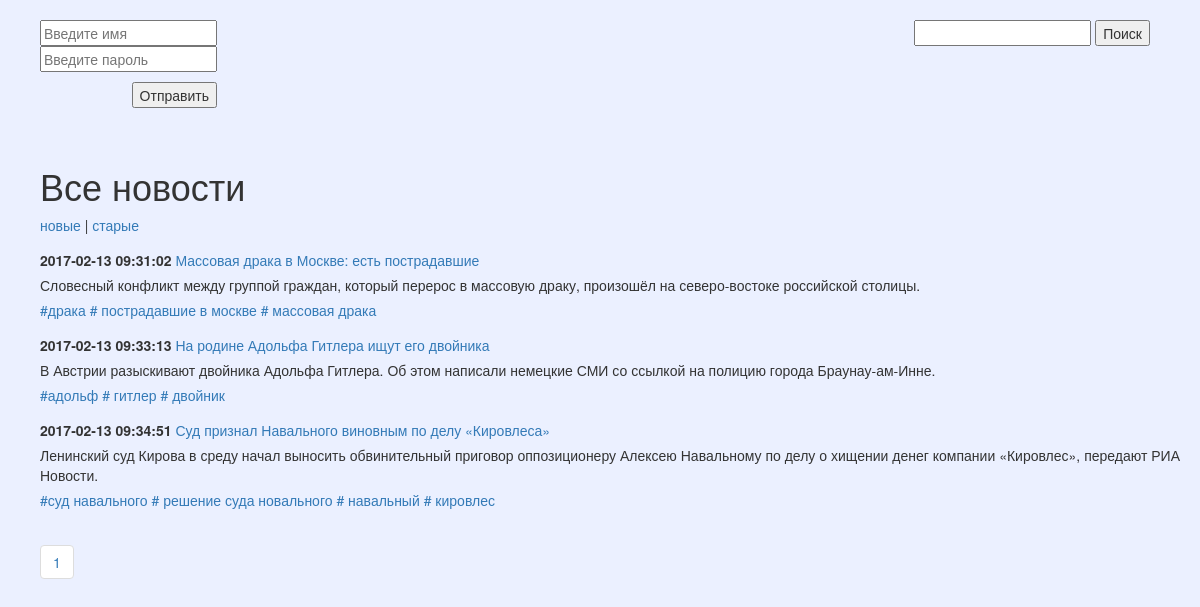
The page /index.php?sort=new on the database its author committed.
### tables this page shows
CREATE TABLE `post` (
  `post_id` bigint(20) UNSIGNED NOT NULL,
  `post_title` varchar(255) DEFAULT NULL,
  `post_min_text` text,
  `post_text` text,
  `post_create_datetime` timestamp NULL DEFAULT NULL,
  `post_update_datetime` timestamp NOT NULL DEFAULT CURRENT_TIMESTAMP ON UPDATE CURRENT_TIMESTAMP
);

### include/pagination.php (the view, shortened to what this page needs)
<?php
require_once 'db.php';
$items    = array();
$html     = NULL;
$limit    = 4;
$start    = isset($_GET['page'])   ? intval( $_GET['page'] )   : 0 ;
if ($_GET['sort'] == "new") {
	$sql = $link->query("SELECT post.* , group_concat(tag.tag_title) as tags FROM post LEFT JOIN post_to_tag USING (post_id) LEFT JOIN tag USING (tag_id) group by post.post_id  LIMIT $start,$limit ");
} else $sql = $link->query("SELECT post.* , group_concat(tag.tag_title) as tags FROM post LEFT JOIN post_to_tag USING (post_id) LEFT JOIN tag USING (tag_id) group by post.post_id DESC LIMIT $start,$limit ");
$res_select = $sql->fetchAll(PDO::FETCH_ASSOC);
if( is_array($items) ) {
    for($i=0;$i<count($res_select);$i++) { ?>
        	<div class="note">
				<p>
					<span class="date"><?=$res_select[$i]['post_create_datetime'];?></span>
					<a href="include/note.php?id=<?=$res_select[$i]['post_id']?>"><?=$res_select[$i]['post_title'];?></a>
				</p>
				<p>
					<?=$res_select[$i]['post_min_text'];?>
				</p>
				<?php if ($res_select[$i]['tags']) {
					     $value['tags'] = explode(',', $res_select[$i]['tags']);
					     foreach ($value['tags'] as $tag) {
					     	    ?>
                                  <span class="print_tag">
                                        <a href='include/posttotag.php?tag=<?=$tag?>'><?="#".$tag?></a>
                                  </span>
					     <?php  } ?>
				<?php } ?>
			</div>
     <?php
    }
}
$sql_count = $link ->query("SELECT COUNT(post_id) AS count FROM post");
$allItems_count = $sql_count->fetch(PDO::FETCH_OBJ)->count;
$pageCount = ceil( $allItems_count / $limit);
for( $i = 0; $i < $pageCount; $i++ ) {
    $html .= '<li><a href="index.php?page=' . ($i * $limit)  . '">' . ($i + 1)  . '</a></li>';
}
echo '<ul class="pagination">' . $html . '</ul>';

### css/styless.css (style rules this page uses)
body { background-color: #EBF0FF; }
#wrapper > div { margin-bottom: 15px; }
#wrapper p { margin-bottom: 5px; }
.date { font-weight: bold; }

### rows shown on the page
post: post_create_datetime "2017-02-13 09:31:02", post_title "Массовая драка в Москве: есть пострадавшие", post_min_text "Словесный конфликт между группой граждан, который перерос в массовую драку, произошёл на северо-востоке российской столицы.", tag "драка", tag "пострадавшие в москве", tag "массовая драка"
post: post_create_datetime "2017-02-13 09:33:13", post_title "На родине Адольфа Гитлера ищут его двойника", post_min_text "В Австрии разыскивают двойника Адольфа Гитлера. Об этом написали немецкие СМИ со ссылкой на полицию города Браунау-ам-Инне.", tag "адольф", tag "гитлер", tag "двойник"
post: post_create_datetime "2017-02-13 09:34:51", post_title "Суд признал Навального виновным по делу «Кировлеса»", post_min_text "Ленинский суд Кирова в среду начал выносить обвинительный приговор оппозиционеру Алексею Навальному по делу о хищении денег компании «Кировлес», передают РИА Новости.", tag "суд навального", tag "решение суда новального", tag "навальный", tag "кировлес"
